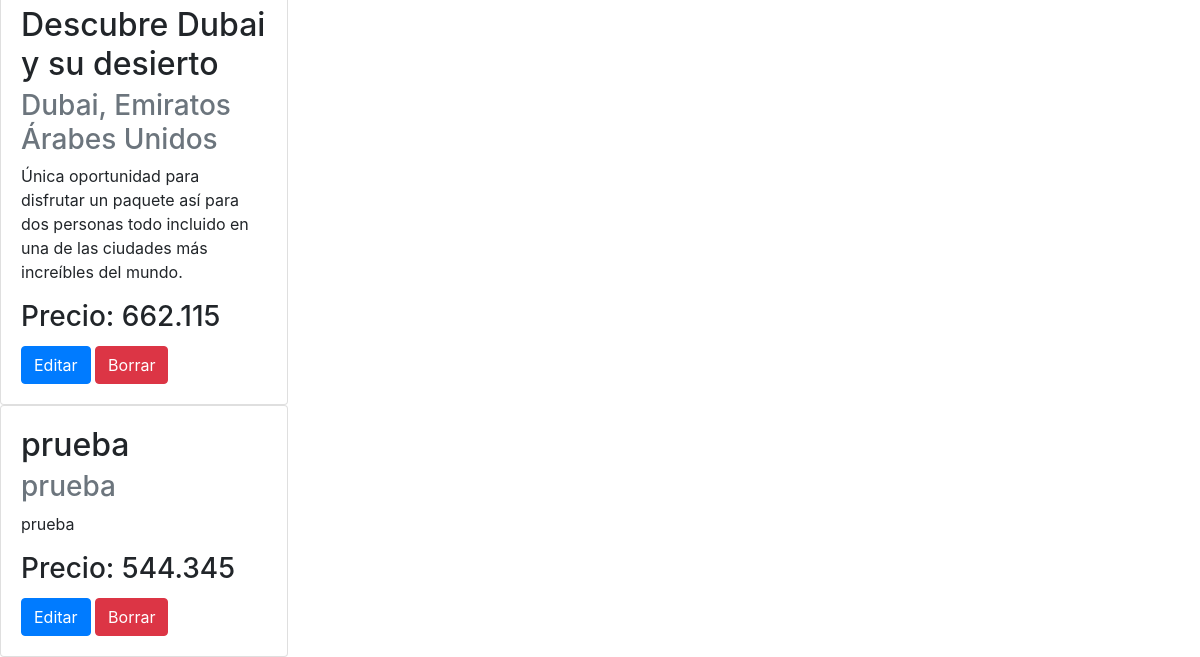
The page /info/viajes-paquetes/ (lower part) on the database as committed earlier.
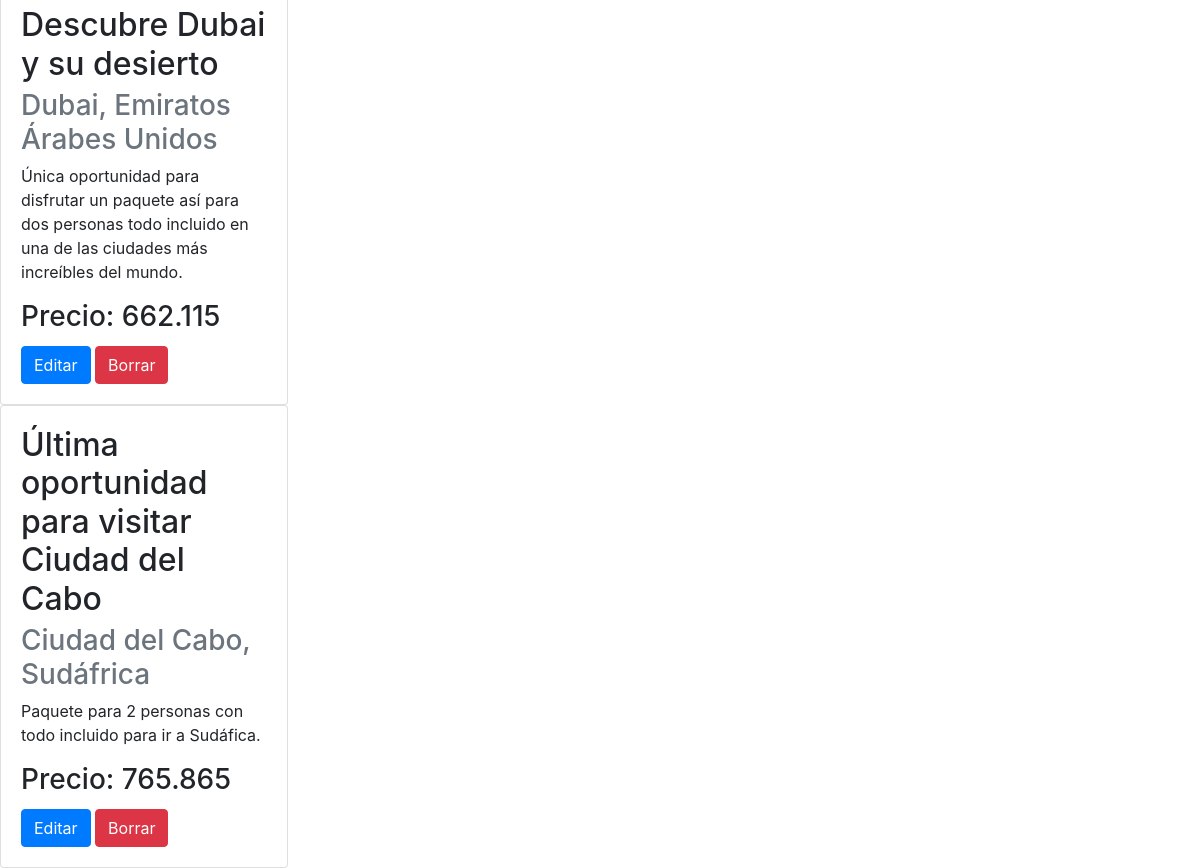
The same page on the database as committed later.
### viajes/models.py (models this page shows, shortened)
class Paquete(models.Model):
    name = models.CharField(max_length=200)
    location = models.TextField()
    description = models.TextField()
    price= models.FloatField()

### viajes/views.py (the view)
# urls.py: path("viajes-paquetes/",verPaquetes),
def verPaquetes(request):
    paquetes = Paquete.objects.all()
    return render(request,"paquete.html",context={"paquetes" : paquetes})

### template/paquete.html (shortened to what this page needs)
{%  extends "template/base.html" %}
{% block contenidoquecambia %}
<!DOCTYPE html>
<html lang="en">
<head>
</head>
<body>
    {% for paquete in paquetes %}
    <div class="card" style="width: 18rem;">
        <div class="card-body">
        <h2 class="card-title">{{paquete.name}}</h2>
        <h3 class="card-subtitle mb-2 text-muted">{{paquete.location}}</h3>
        <p class="card-text">{{paquete.description}}</p>
        <h3 class="card-title">Precio: {{paquete.price}}</h3>
        <a href="#" class="btn btn-primary">Editar</a>
        <a href="/info/delete-paquete/{{ paquete.id }}/" class="btn btn-danger">Borrar</a>
        </div>
    </div>
    {% endfor %}
</body>
</html>
{% endblock  %}

Rows that differ between the two databases and show on the page:
removed Paquete: name "prueba", location "prueba", description "prueba", price "544.345"
added Paquete: name "Última oportunidad para visitar Ciudad del Cabo", location "Ciudad del Cabo, Sudáfrica", description "Paquete para 2 personas con todo incluido para ir a Sudáfica.", price "765.865"
